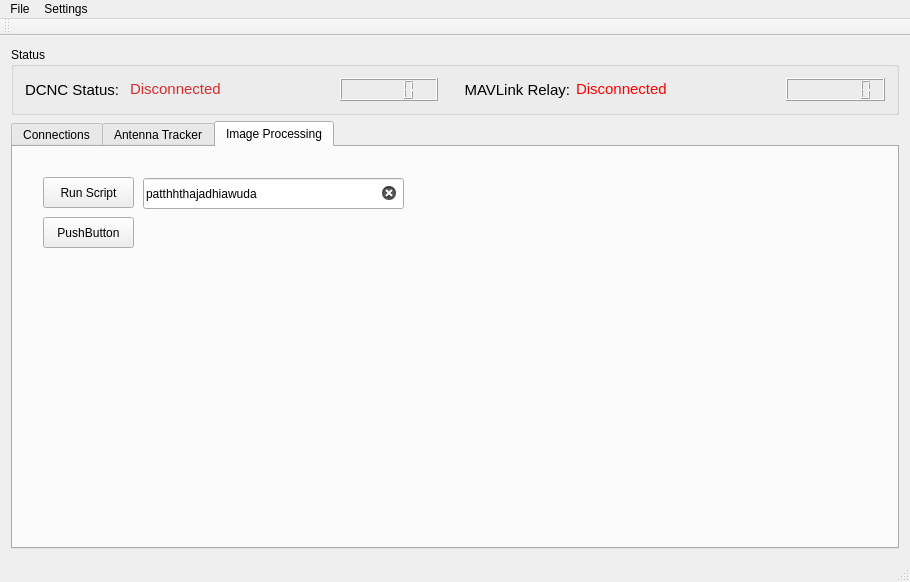
<?xml version="1.0" encoding="UTF-8"?>
<ui version="4.0">
 <class>GcomController</class>
 <widget class="QMainWindow" name="GcomController">
  <property name="geometry">
   <rect>
    <x>0</x>
    <y>0</y>
    <width>910</width>
    <height>573</height>
   </rect>
  </property>
  <property name="windowTitle">
   <string>GcomController</string>
  </property>
  <widget class="QWidget" name="centralWidget">
   <layout class="QGridLayout" name="gridLayout_4">
    <item row="0" column="1">
     <widget class="QGroupBox" name="statusGroup">
      <property name="title">
       <string>Status</string>
      </property>
      <layout class="QHBoxLayout" name="horizontalLayout">
       <item>
        <widget class="QLabel" name="dcncStatusLabel">
         <property name="font">
          <font>
           <pointsize>11</pointsize>
          </font>
         </property>
         <property name="text">
          <string>DCNC Status:</string>
         </property>
        </widget>
       </item>
       <item>
        <widget class="QLabel" name="dcncStatusField">
         <property name="font">
          <font>
           <pointsize>12</pointsize>
          </font>
         </property>
         <property name="text">
          <string>&lt;html&gt;&lt;head/&gt;&lt;body&gt;&lt;p&gt;&lt;span style=&quot; font-size:11pt; color:#d52d2d;&quot;&gt;Disconnected&lt;/span&gt;&lt;/p&gt;&lt;/body&gt;&lt;/html&gt;</string>
         </property>
        </widget>
       </item>
       <item>
        <widget class="QLabel" name="dcncStatusMovie">
         <property name="text">
          <string/>
         </property>
        </widget>
       </item>
       <item>
        <widget class="QLCDNumber" name="dcncConnectionTime"/>
       </item>
       <item>
        <spacer name="verticalSpacer">
         <property name="orientation">
          <enum>Qt::Vertical</enum>
         </property>
         <property name="sizeHint" stdset="0">
          <size>
           <width>20</width>
           <height>40</height>
          </size>
         </property>
        </spacer>
       </item>
       <item>
        <widget class="QLabel" name="mavlinkPlannerStatusLabel">
         <property name="font">
          <font>
           <pointsize>11</pointsize>
          </font>
         </property>
         <property name="text">
          <string>MAVLink Relay:</string>
         </property>
         <property name="alignment">
          <set>Qt::AlignRight|Qt::AlignTrailing|Qt::AlignVCenter</set>
         </property>
        </widget>
       </item>
       <item>
        <widget class="QLabel" name="mavlinkStatusField">
         <property name="font">
          <font>
           <pointsize>11</pointsize>
          </font>
         </property>
         <property name="text">
          <string>&lt;html&gt;&lt;head/&gt;&lt;body&gt;&lt;p&gt;&lt;span style=&quot; color:#ff0000;&quot;&gt;Disconnected&lt;/span&gt;&lt;/p&gt;&lt;/body&gt;&lt;/html&gt;</string>
         </property>
        </widget>
       </item>
       <item>
        <widget class="QLabel" name="mavlinkStatusMovie">
         <property name="text">
          <string/>
         </property>
         <property name="alignment">
          <set>Qt::AlignCenter</set>
         </property>
        </widget>
       </item>
       <item>
        <widget class="QLCDNumber" name="mavlinkConnectionTime">
         <property name="digitCount">
          <number>7</number>
         </property>
        </widget>
       </item>
      </layout>
     </widget>
    </item>
    <item row="1" column="1">
     <widget class="QTabWidget" name="tabWidget">
      <property name="currentIndex">
       <number>2</number>
      </property>
      <widget class="QWidget" name="connectionTab">
       <attribute name="title">
        <string>Connections</string>
       </attribute>
       <layout class="QGridLayout" name="gridLayout_5">
        <item row="0" column="2" colspan="2">
         <layout class="QVBoxLayout" name="verticalLayout">
          <item>
           <widget class="QGroupBox" name="missionPlannerConnectionGroup">
            <property name="title">
             <string>MAVLink Connection</string>
            </property>
            <layout class="QGridLayout" name="gridLayout">
             <item row="5" column="0" colspan="2">
              <widget class="QPushButton" name="mavlinkConnectionButton">
               <property name="text">
                <string>Connect</string>
               </property>
              </widget>
             </item>
             <item row="0" column="1">
              <widget class="QLabel" name="mavlinkConnectionStatusField">
               <property name="text">
                <string>N/A</string>
               </property>
              </widget>
             </item>
             <item row="2" column="0">
              <widget class="QLabel" name="mavlinkIPLabel">
               <property name="text">
                <string>Mission Planner IP</string>
               </property>
              </widget>
             </item>
             <item row="4" column="0">
              <widget class="QCheckBox" name="mavlinkAutoReconnect">
               <property name="text">
                <string>Auto Reconnect</string>
               </property>
               <property name="checked">
                <bool>true</bool>
               </property>
               <property name="tristate">
                <bool>false</bool>
               </property>
              </widget>
             </item>
             <item row="3" column="0">
              <widget class="QLabel" name="mavlinkPortLabel">
               <property name="text">
                <string>Mission Planner Port</string>
               </property>
              </widget>
             </item>
             <item row="3" column="1">
              <widget class="QLineEdit" name="mavlinkPortField">
               <property name="text">
                <string>14550</string>
               </property>
               <property name="clearButtonEnabled">
                <bool>true</bool>
               </property>
              </widget>
             </item>
             <item row="2" column="1">
              <widget class="QLineEdit" name="mavlinkIPField">
               <property name="text">
                <string>127.0.0.1</string>
               </property>
               <property name="dragEnabled">
                <bool>false</bool>
               </property>
               <property name="readOnly">
                <bool>false</bool>
               </property>
               <property name="clearButtonEnabled">
                <bool>true</bool>
               </property>
              </widget>
             </item>
             <item row="0" column="0">
              <widget class="QLabel" name="mavlinkConnectionStatusLabel">
               <property name="text">
                <string>Status</string>
               </property>
              </widget>
             </item>
            </layout>
           </widget>
          </item>
          <item>
           <widget class="QGroupBox" name="auvsiInteropGroup">
            <property name="title">
             <string> AUVSI Interop</string>
            </property>
            <widget class="QLineEdit" name="interopUrlField">
             <property name="geometry">
              <rect>
               <x>120</x>
               <y>47</y>
               <width>381</width>
               <height>24</height>
              </rect>
             </property>
            </widget>
            <widget class="QPushButton" name="interopConnectButton">
             <property name="geometry">
              <rect>
               <x>10</x>
               <y>200</y>
               <width>80</width>
               <height>25</height>
              </rect>
             </property>
             <property name="text">
              <string>Connect</string>
             </property>
            </widget>
            <widget class="QLabel" name="interopUrlLabel">
             <property name="geometry">
              <rect>
               <x>10</x>
               <y>50</y>
               <width>101</width>
               <height>16</height>
              </rect>
             </property>
             <property name="text">
              <string>Interop Address</string>
             </property>
            </widget>
            <widget class="QLineEdit" name="interopUserField">
             <property name="geometry">
              <rect>
               <x>120</x>
               <y>97</y>
               <width>381</width>
               <height>24</height>
              </rect>
             </property>
            </widget>
            <widget class="QLabel" name="interopUserLabel">
             <property name="geometry">
              <rect>
               <x>10</x>
               <y>100</y>
               <width>71</width>
               <height>16</height>
              </rect>
             </property>
             <property name="text">
              <string>Username</string>
             </property>
            </widget>
            <widget class="QLabel" name="interopPwLabel">
             <property name="geometry">
              <rect>
               <x>10</x>
               <y>150</y>
               <width>71</width>
               <height>16</height>
              </rect>
             </property>
             <property name="text">
              <string>Password</string>
             </property>
            </widget>
            <widget class="QLineEdit" name="interopPwField">
             <property name="geometry">
              <rect>
               <x>120</x>
               <y>147</y>
               <width>381</width>
               <height>24</height>
              </rect>
             </property>
            </widget>
           </widget>
          </item>
         </layout>
        </item>
        <item row="0" column="1">
         <spacer name="verticalSpacer_2">
          <property name="orientation">
           <enum>Qt::Vertical</enum>
          </property>
          <property name="sizeHint" stdset="0">
           <size>
            <width>20</width>
            <height>40</height>
           </size>
          </property>
         </spacer>
        </item>
        <item row="0" column="0" alignment="Qt::AlignLeft|Qt::AlignTop">
         <widget class="QGroupBox" name="dcncConnectionGroup">
          <property name="title">
           <string>DCNC Connection</string>
          </property>
          <layout class="QGridLayout" name="gridLayout_6">
           <item row="4" column="1">
            <widget class="QLabel" name="dcncVersionNumberField">
             <property name="text">
              <string>N/A</string>
             </property>
            </widget>
           </item>
           <item row="7" column="0" colspan="2">
            <spacer name="horizontalSpacer">
             <property name="orientation">
              <enum>Qt::Horizontal</enum>
             </property>
             <property name="sizeHint" stdset="0">
              <size>
               <width>40</width>
               <height>20</height>
              </size>
             </property>
            </spacer>
           </item>
           <item row="4" column="0">
            <widget class="QLabel" name="dcncVersionNumbeLabel">
             <property name="text">
              <string>Version Number</string>
             </property>
            </widget>
           </item>
           <item row="3" column="0">
            <widget class="QLabel" name="dcncDeviceIDLabel">
             <property name="text">
              <string>Device ID</string>
             </property>
            </widget>
           </item>
           <item row="5" column="0">
            <widget class="QLabel" name="dcncCapabilitiesLabel">
             <property name="text">
              <string>Capabilities:</string>
             </property>
            </widget>
           </item>
           <item row="9" column="1">
            <widget class="QLineEdit" name="dcncServerPortField">
             <property name="text">
              <string>4206</string>
             </property>
             <property name="clearButtonEnabled">
              <bool>true</bool>
             </property>
            </widget>
           </item>
           <item row="1" column="0">
            <widget class="QLabel" name="dcncIPAdressLabel">
             <property name="text">
              <string>IP Address</string>
             </property>
            </widget>
           </item>
           <item row="0" column="0">
            <widget class="QLabel" name="dcncConnectionStatusLabel">
             <property name="text">
              <string>Socket Status: </string>
             </property>
            </widget>
           </item>
           <item row="1" column="1">
            <widget class="QLabel" name="dcncIPAdressField">
             <property name="text">
              <string>N/A</string>
             </property>
            </widget>
           </item>
           <item row="2" column="0">
            <widget class="QLabel" name="dcncIPVersionLabel">
             <property name="text">
              <string>IP Version</string>
             </property>
            </widget>
           </item>
           <item row="0" column="1">
            <widget class="QLabel" name="dcncConnectionStatusField">
             <property name="text">
              <string>N/A</string>
             </property>
            </widget>
           </item>
           <item row="12" column="0" colspan="2">
            <widget class="QPushButton" name="dcncConnectionButton">
             <property name="text">
              <string>Connect</string>
             </property>
            </widget>
           </item>
           <item row="9" column="0">
            <widget class="QLabel" name="dcncServerPortLabel">
             <property name="text">
              <string>Server Port</string>
             </property>
            </widget>
           </item>
           <item row="8" column="1">
            <widget class="QLineEdit" name="dcncServerIPField">
             <property name="text">
              <string>127.0.0.1</string>
             </property>
             <property name="clearButtonEnabled">
              <bool>true</bool>
             </property>
            </widget>
           </item>
           <item row="2" column="1">
            <widget class="QLabel" name="dcncIPVersionField">
             <property name="text">
              <string>N/A</string>
             </property>
            </widget>
           </item>
           <item row="3" column="1">
            <widget class="QLabel" name="dcncDeviceIDField">
             <property name="text">
              <string>N/A</string>
             </property>
            </widget>
           </item>
           <item row="8" column="0">
            <widget class="QLabel" name="dcncServerIPLabel">
             <property name="text">
              <string>Server IP</string>
             </property>
            </widget>
           </item>
           <item row="10" column="0">
            <widget class="QLabel" name="dcncServerTimeoutLabel">
             <property name="text">
              <string>Timeout (seconds)</string>
             </property>
            </widget>
           </item>
           <item row="5" column="1">
            <widget class="QListWidget" name="dcncCapabilitiesField"/>
           </item>
           <item row="10" column="1">
            <widget class="QSpinBox" name="dcncServerTimeoutField">
             <property name="minimum">
              <number>10</number>
             </property>
             <property name="maximum">
              <number>120</number>
             </property>
             <property name="value">
              <number>30</number>
             </property>
            </widget>
           </item>
           <item row="11" column="0">
            <widget class="QPushButton" name="dcncDropGremlin">
             <property name="enabled">
              <bool>false</bool>
             </property>
             <property name="text">
              <string>Drop Gremlin</string>
             </property>
            </widget>
           </item>
           <item row="11" column="1">
            <widget class="QCheckBox" name="dcncServerAutoResume">
             <property name="text">
              <string>Auto Resume</string>
             </property>
             <property name="checked">
              <bool>true</bool>
             </property>
            </widget>
           </item>
          </layout>
         </widget>
        </item>
       </layout>
      </widget>
      <widget class="QWidget" name="antennaTrackerTab">
       <attribute name="title">
        <string>Antenna Tracker</string>
       </attribute>
       <layout class="QVBoxLayout" name="verticalLayout_5">
        <item>
         <layout class="QHBoxLayout" name="antennaTrackerGroupHorizontal">
          <item>
           <layout class="QVBoxLayout" name="antennaTrackerArduinoGroup">
            <item>
             <widget class="QLabel" name="arduinoListLable">
              <property name="text">
               <string>Available Arduino Devices</string>
              </property>
             </widget>
            </item>
            <item>
             <widget class="QPushButton" name="arduinoRefreshButton">
              <property name="text">
               <string>Refresh List</string>
              </property>
             </widget>
            </item>
            <item>
             <widget class="QListWidget" name="availableArduinoPorts"/>
            </item>
            <item>
             <widget class="QPushButton" name="arduinoConnectButton">
              <property name="text">
               <string>Connect</string>
              </property>
             </widget>
            </item>
           </layout>
          </item>
          <item>
           <layout class="QVBoxLayout" name="antennaTrackerZaberGroup">
            <item>
             <widget class="QLabel" name="zaberListLabel">
              <property name="text">
               <string>Available Zaber Controllers</string>
              </property>
             </widget>
            </item>
            <item>
             <widget class="QPushButton" name="zaberRefreshButton">
              <property name="text">
               <string>Refresh List</string>
              </property>
             </widget>
            </item>
            <item>
             <widget class="QListWidget" name="availableZaberPorts"/>
            </item>
            <item>
             <widget class="QPushButton" name="zaberConnectButton">
              <property name="text">
               <string>Connect</string>
              </property>
             </widget>
            </item>
           </layout>
          </item>
          <item>
           <layout class="QVBoxLayout" name="antennaTrackerOverrideGroupVertical">
            <item>
             <widget class="QGroupBox" name="antennaTrackerCurrentStatusGroup">
              <property name="enabled">
               <bool>true</bool>
              </property>
              <property name="autoFillBackground">
               <bool>false</bool>
              </property>
              <property name="title">
               <string>GPS Status</string>
              </property>
              <widget class="QLabel" name="antennaTrackerCurrentLatitudeLabel">
               <property name="geometry">
                <rect>
                 <x>10</x>
                 <y>20</y>
                 <width>61</width>
                 <height>31</height>
                </rect>
               </property>
               <property name="text">
                <string>Latitude</string>
               </property>
              </widget>
              <widget class="QLabel" name="antennaTrackerCurrentLongitudeLabel">
               <property name="geometry">
                <rect>
                 <x>10</x>
                 <y>40</y>
                 <width>71</width>
                 <height>31</height>
                </rect>
               </property>
               <property name="text">
                <string>Longitude</string>
               </property>
              </widget>
              <widget class="QLabel" name="antennaTrackerCurrentLatitudeField">
               <property name="geometry">
                <rect>
                 <x>90</x>
                 <y>20</y>
                 <width>51</width>
                 <height>31</height>
                </rect>
               </property>
               <property name="text">
                <string>N/A</string>
               </property>
              </widget>
              <widget class="QLabel" name="antennaTrackerCurrentLongitudeField">
               <property name="geometry">
                <rect>
                 <x>90</x>
                 <y>40</y>
                 <width>61</width>
                 <height>31</height>
                </rect>
               </property>
               <property name="text">
                <string>N/A</string>
               </property>
              </widget>
              <widget class="QLabel" name="antennaTrackerCurrentElevationLabel">
               <property name="geometry">
                <rect>
                 <x>170</x>
                 <y>26</y>
                 <width>61</width>
                 <height>20</height>
                </rect>
               </property>
               <property name="text">
                <string>Elevation</string>
               </property>
              </widget>
              <widget class="QLabel" name="antennaTrackerCurrentElevationField">
               <property name="geometry">
                <rect>
                 <x>250</x>
                 <y>24</y>
                 <width>31</width>
                 <height>21</height>
                </rect>
               </property>
               <property name="text">
                <string>0</string>
               </property>
              </widget>
              <widget class="QLabel" name="antennaTrackerCurrentHeadingLabel">
               <property name="geometry">
                <rect>
                 <x>170</x>
                 <y>50</y>
                 <width>61</width>
                 <height>16</height>
                </rect>
               </property>
               <property name="text">
                <string>Heading</string>
               </property>
              </widget>
              <widget class="QLabel" name="antennaTrackerCurrentHeadingField">
               <property name="geometry">
                <rect>
                 <x>250</x>
                 <y>40</y>
                 <width>31</width>
                 <height>31</height>
                </rect>
               </property>
               <property name="text">
                <string>0</string>
               </property>
              </widget>
              <zorder>antennaTrackerCurrentLatitudeField</zorder>
              <zorder>antennaTrackerCurrentLongitudeField</zorder>
              <zorder>antennaTrackerCurrentLongitudeLabel</zorder>
              <zorder>antennaTrackerCurrentLatitudeLabel</zorder>
              <zorder>antennaTrackerCurrentElevationLabel</zorder>
              <zorder>antennaTrackerCurrentElevationField</zorder>
              <zorder>antennaTrackerCurrentHeadingLabel</zorder>
              <zorder>antennaTrackerCurrentHeadingField</zorder>
             </widget>
            </item>
            <item>
             <widget class="QGroupBox" name="antennaTrackerOverrideSettingsGroup">
              <property name="title">
               <string>Override Settings</string>
              </property>
              <layout class="QGridLayout" name="gridLayout_3">
               <item row="0" column="0">
                <widget class="QLabel" name="antennaTrackerOverrideLatitudeLabel">
                 <property name="text">
                  <string>Latitude</string>
                 </property>
                </widget>
               </item>
               <item row="5" column="0">
                <widget class="QCheckBox" name="antennaTrackerGPSOverrideCheckBox">
                 <property name="text">
                  <string>Override GPS</string>
                 </property>
                </widget>
               </item>
               <item row="0" column="2">
                <widget class="QLineEdit" name="antennaTrackerOverrideLatitudeField">
                 <property name="text">
                  <string>49.2623902</string>
                 </property>
                </widget>
               </item>
               <item row="1" column="2">
                <widget class="QLineEdit" name="antennaTrackerOverrideLongitudeField">
                 <property name="text">
                  <string>-123.2482716</string>
                 </property>
                </widget>
               </item>
               <item row="1" column="0">
                <widget class="QLabel" name="antennaTrackerOverrideLongitudeLabel">
                 <property name="text">
                  <string>Longitude</string>
                 </property>
                </widget>
               </item>
               <item row="2" column="2">
                <widget class="QLineEdit" name="antennaTrackerOverrideElevationField">
                 <property name="text">
                  <string>0</string>
                 </property>
                </widget>
               </item>
               <item row="2" column="0">
                <widget class="QLabel" name="antennaTrackerOverrideElevationLabel">
                 <property name="text">
                  <string>Elevation</string>
                 </property>
                </widget>
               </item>
               <item row="3" column="0">
                <widget class="QLabel" name="antennaTrackerOverrideHeadingLabel">
                 <property name="text">
                  <string>Heading</string>
                 </property>
                </widget>
               </item>
               <item row="6" column="0">
                <widget class="QCheckBox" name="antennaTrackerOverrideElevationCheckBox">
                 <property name="text">
                  <string>Override Elevation</string>
                 </property>
                </widget>
               </item>
               <item row="3" column="2">
                <widget class="QLineEdit" name="antennaTrackerOverrideHeadingField">
                 <property name="text">
                  <string>0</string>
                 </property>
                </widget>
               </item>
               <item row="7" column="0">
                <widget class="QCheckBox" name="antennaTrackerOverrideHeadingCheckBox">
                 <property name="text">
                  <string>Override Heading</string>
                 </property>
                </widget>
               </item>
              </layout>
             </widget>
            </item>
            <item>
             <widget class="QGroupBox" name="antennaTrackerCalibrationGroup">
              <property name="title">
               <string>IMU Calibration</string>
              </property>
              <widget class="QPushButton" name="antennaTrackerCalibrateIMUButton">
               <property name="geometry">
                <rect>
                 <x>10</x>
                 <y>30</y>
                 <width>80</width>
                 <height>22</height>
                </rect>
               </property>
               <property name="text">
                <string>Calibrate</string>
               </property>
              </widget>
             </widget>
            </item>
           </layout>
          </item>
         </layout>
        </item>
        <item>
         <widget class="QPushButton" name="startTrackButton">
          <property name="text">
           <string>Start Tracker</string>
          </property>
         </widget>
        </item>
       </layout>
      </widget>
      <widget class="QWidget" name="imageProcessingTab">
       <attribute name="title">
        <string>Image Processing</string>
       </attribute>
       <widget class="QPushButton" name="runScriptButton">
        <property name="geometry">
         <rect>
          <x>30</x>
          <y>30</y>
          <width>91</width>
          <height>31</height>
         </rect>
        </property>
        <property name="text">
         <string>Run Script</string>
        </property>
       </widget>
       <widget class="QPushButton" name="pushButton_2">
        <property name="geometry">
         <rect>
          <x>30</x>
          <y>70</y>
          <width>91</width>
          <height>31</height>
         </rect>
        </property>
        <property name="text">
         <string>PushButton</string>
        </property>
       </widget>
       <widget class="QLineEdit" name="scriptPath">
        <property name="geometry">
         <rect>
          <x>130</x>
          <y>31</y>
          <width>261</width>
          <height>31</height>
         </rect>
        </property>
        <property name="text">
         <string>patthhthajadhiawuda</string>
        </property>
        <property name="clearButtonEnabled">
         <bool>true</bool>
        </property>
       </widget>
      </widget>
     </widget>
    </item>
   </layout>
  </widget>
  <widget class="QMenuBar" name="menuBar">
   <property name="geometry">
    <rect>
     <x>0</x>
     <y>0</y>
     <width>910</width>
     <height>17</height>
    </rect>
   </property>
   <widget class="QMenu" name="menuFile">
    <property name="title">
     <string>File</string>
    </property>
   </widget>
   <widget class="QMenu" name="menuSettings">
    <property name="title">
     <string>Settings</string>
    </property>
   </widget>
   <addaction name="menuFile"/>
   <addaction name="menuSettings"/>
  </widget>
  <widget class="QStatusBar" name="statusBar"/>
  <widget class="QToolBar" name="mainToolBar">
   <attribute name="toolBarArea">
    <enum>TopToolBarArea</enum>
   </attribute>
   <attribute name="toolBarBreak">
    <bool>false</bool>
   </attribute>
  </widget>
 </widget>
 <layoutdefault spacing="6" margin="11"/>
 <resources/>
 <connections>
  <connection>
   <sender>dcncServerAutoResume</sender>
   <signal>toggled(bool)</signal>
   <receiver>dcncDropGremlin</receiver>
   <slot>toggle()</slot>
   <hints>
    <hint type="sourcelabel">
     <x>168</x>
     <y>444</y>
    </hint>
    <hint type="destinationlabel">
     <x>93</x>
     <y>444</y>
    </hint>
   </hints>
  </connection>
 </connections>
</ui>
